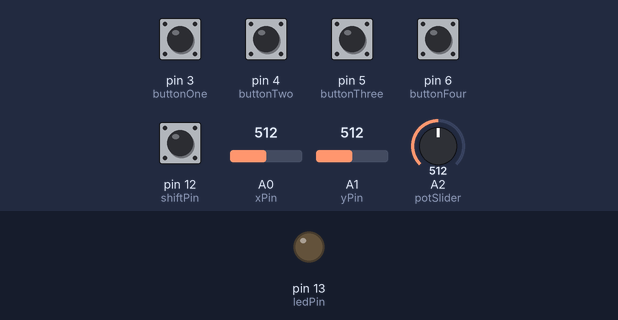
Simulated run of this sketch. Board: Teensy 4. Parts: output pins drawn as LEDs (lit = HIGH). The test bench sets the inputs (shaded band); at power-on: pin 3 (buttonOne), pin 4 (buttonTwo), pin 5 (buttonThree), pin 6 (buttonFour), pin 12 (shiftPin) HIGH, A0 (xPin) = 512, A1 (yPin) = 512, A2 (potSlider) = 512.

Above: at 1.2 s.
1.3 s: pin 12 (shiftPin) pulled LOW for 0.15 s
At 1.7 s:
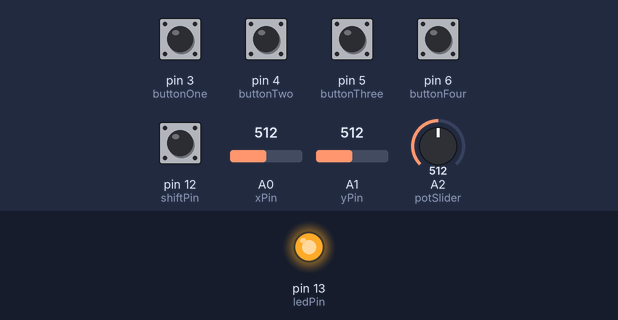
4.5 s: pin 12 (shiftPin) pulled LOW for 1 s
At 5.3 s:
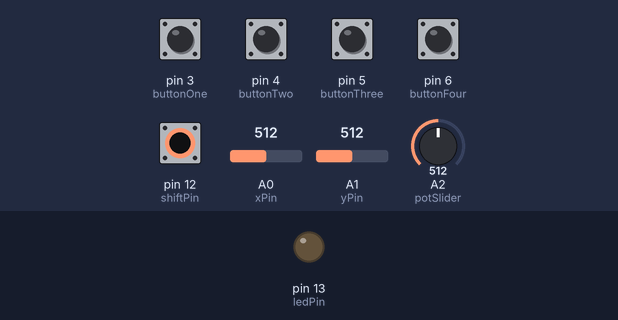
Timing chart, 0 to 7.5 s (numbered marks = the images above; inputs shaded):
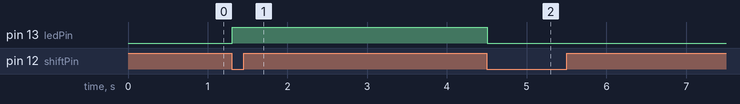

Measured:
- after the input at 1.3 s, pin 13 (ledPin): LOW → HIGH at once
- after the input at 4.5 s, pin 13 (ledPin): HIGH → LOW at once

The sketch:

3D_mouse.ino
```cpp
/* 3D Mouse
 * Created by Christian @ Core Electronics on 27/06/18
 * Buttons:
 * 1 Save                       1' Measure
 * 2 Redo                       2' Wheel
 * 3 Undo                       3' Orbit
 * 4 Delete                     4' Upload
 */

//  Include Relevant Libraries
#include <Bounce.h>

//  Declare Pin Assignments
  //  The linear slide pot is here
const int potSlider = A2;
  //  The x and y components from the joystick are here
const int yPin = A1;
const int xPin = A0;
  //  The internal built LED is here
const int ledPin = 13;
  //  The click functionality of the joystick is here
const int shiftPin = 12;
  //  The buttons are here
const int buttonFour = 6;
const int buttonThree = 5;
const int buttonTwo = 4;
const int buttonOne = 3;

//  Declare Variables
bool shiftState = false;
float joySpeed = 0;
float xMovement = 0;
float yMovement = 0;

//  Define  Constants
  //  The debounce library constants are here
const int BUTTON_NUM = 4;
const int DEBOUNCE_TIME = 5;
  //  The normal (letter/number) keybinds are here for shift pressed (P) and
  //  shift not pressed (NP)
const int KEYBIND_SHIFT_P[BUTTON_NUM] = {KEY_S, KEY_Y, KEY_Z, KEY_DELETE};
const int KEYBIND_SHIFT_NP[BUTTON_NUM] = {KEY_M, KEY_W, 0, KEY_U};
  //  The modifier (shift, ctrl, etc.) keybinds are here for shift pressed (P)
  //  and shift not pressed (NP)
const int KEYBIND_MOD_SHIFT_P[BUTTON_NUM] = {MODIFIERKEY_CTRL, MODIFIERKEY_CTRL, MODIFIERKEY_CTRL, 0};
const int KEYBIND_MOD_SHIFT_NP[BUTTON_NUM] = {0, MODIFIERKEY_CTRL, 0, MODIFIERKEY_CTRL};

//  Create the push-button bounce instances
Bounce buttonArray[BUTTON_NUM] = {
  Bounce(buttonOne, DEBOUNCE_TIME),
  Bounce(buttonTwo, DEBOUNCE_TIME),
  Bounce(buttonThree, DEBOUNCE_TIME),
  Bounce(buttonFour, DEBOUNCE_TIME)
};

//  Create the joystick bounce instance
Bounce shiftButton = Bounce(shiftPin, DEBOUNCE_TIME);

void setup() {
  //  Define the Pullup configuration for each button
  pinMode(buttonOne, INPUT_PULLUP);
  pinMode(buttonTwo, INPUT_PULLUP);
  pinMode(buttonThree, INPUT_PULLUP);
  pinMode(buttonFour, INPUT_PULLUP);
  pinMode(shiftPin, INPUT_PULLUP);

  //  Define the pinMode for the led
  pinMode(ledPin, OUTPUT);
}

void loop() {
  //  Update the button states
  shiftButton.update();
  for(int i = 0; i < BUTTON_NUM; i++){
    buttonArray[i].update();
  }

  //  Measure and scale the value of the slidePot
  //  and joystick
  joySpeed = map(analogRead(potSlider), 0 , 1023, 1, 3);
  xMovement = map(analogRead(xPin), 0, 1023, -2, 2);
  yMovement = map(analogRead(yPin), 0, 1023, -2, 2);

  //  Make the mouse move
  Mouse.move(joySpeed*xMovement, -joySpeed*yMovement);

  //  For loop to scan through the buttons and apply the
  //  required state
  for(int i = 0; i < BUTTON_NUM; i++){
    if(buttonArray[i].fallingEdge()){
      //  Check to see if the shiftState is NOT active
      if(!shiftState){
        //  Apply the normal state keybinds
        Keyboard.set_modifier(KEYBIND_MOD_SHIFT_P[i]);
        Keyboard.set_key1(KEYBIND_SHIFT_P[i]);
        Keyboard.send_now();
        Serial.println(KEYBIND_MOD_SHIFT_P[i]);
        Serial.println(KEYBIND_SHIFT_P[i]);
        }else{
        //  Apply the shift state keybinds
        Keyboard.set_modifier(KEYBIND_MOD_SHIFT_NP[i]);
        Keyboard.set_key1(KEYBIND_SHIFT_NP[i]);
        Keyboard.send_now();
        Serial.println(KEYBIND_MOD_SHIFT_NP[i]);
        Serial.println(KEYBIND_SHIFT_NP[i]);
      }
    }else if(buttonArray[i].risingEdge()){
      //  If no buttons are pressed, send nothing
      Keyboard.set_modifier(0);
      Keyboard.set_key1(0);
      Keyboard.send_now();
      Serial.println("Reset");
    }
  }

  //  For Orbit control. This is different as it includes a middle mouse click
  if(buttonArray[2].fallingEdge()){
    Keyboard.set_modifier(MODIFIERKEY_SHIFT);
    Keyboard.send_now();
    Mouse.set_buttons(0,1,0);
  } else if(buttonArray[2].risingEdge()){
    Keyboard.set_modifier(0);
    Keyboard.send_now();
    Mouse.set_buttons(0,0,0);
  }

  //  Check the state of the 'shift' button
  if(shiftButton.fallingEdge()){
    shiftState = shiftState ^ 1;
    digitalWrite(ledPin, shiftState);
  }
}
```
